Frame 1 (no input): blank canvas, image omitted
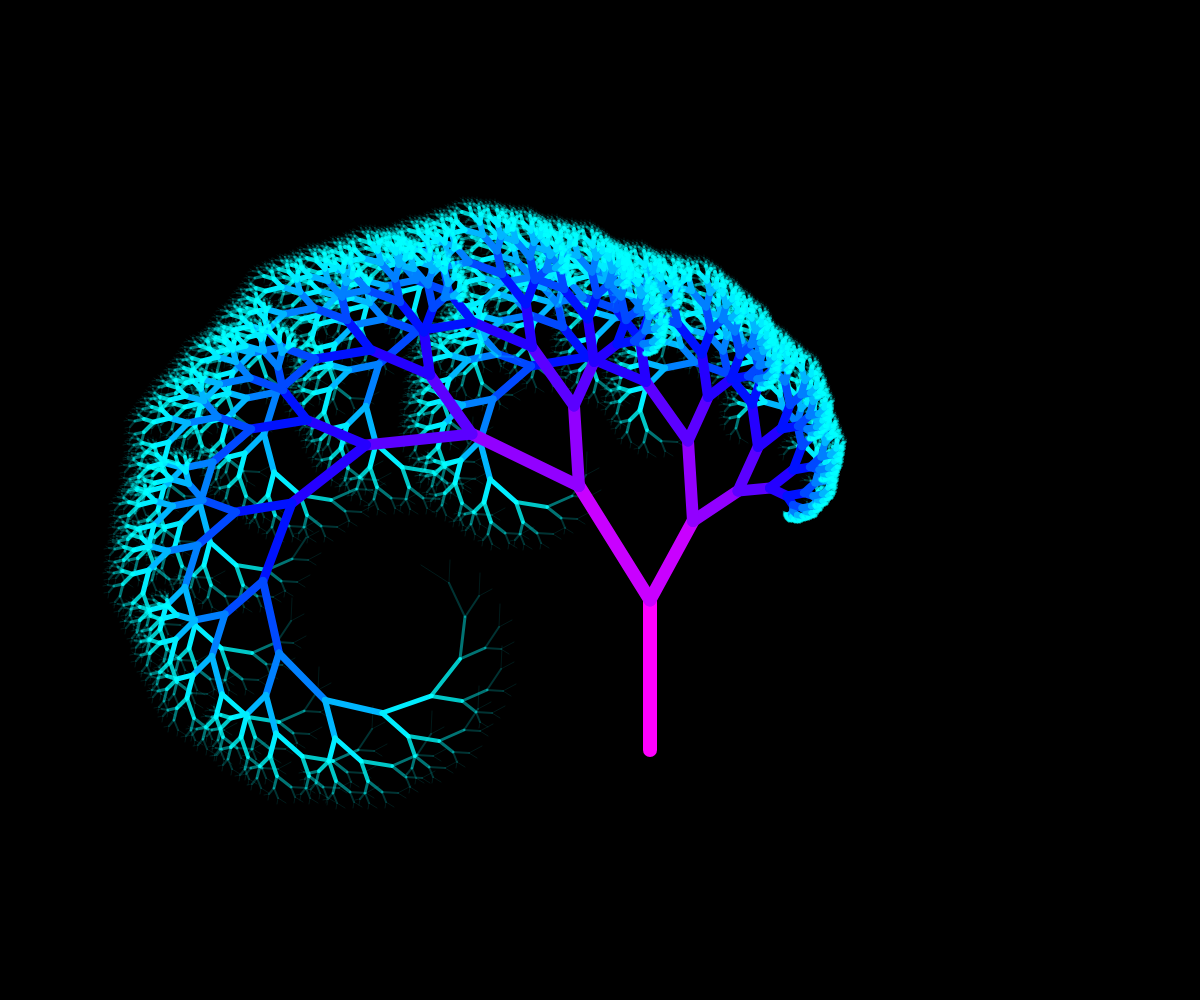
Frame 60 (no input)
Frame 120 (the mouse pressed at the canvas centre since frame 60): identical to frame 60, image omitted

The p5.js sketch that drew this single still picture (run headless with seeded random() and noise() and a simulated clock; from frame 60 on, the mouse is pressed at the canvas centre):

// p5.js sketch
// ── sketch.js
let initLen = 0;

let COLORS = []

let r_angle = 0.0;
const R_ANGLE = 0.5;

let l_angle = 0.0;
const L_ANGLE = 0.56;

let r_len_scale = 0.47;
const R_LEN_SCALE = 0.60;

let l_len_scale = 0.74;
const L_LEN_SCALE = 0.89;

// let MAX_REC_DEPTH = 16;
let MAX_REC_DEPTH = 14;

function setup() {
  let width_height = min(window.innerWidth, window.innerHeight)

  rootX = 0.65 * width_height;
  rootY = 0.75 * width_height;

  initLen = floor(width_height * 0.15);
  COLORS = [color(255, 0, 255), color(128, 0, 255), color(0, 0, 255), color(0, 128, 255), color(0, 255, 255), color(0, 255, 255, 60), color(0, 255, 255, 0)];

  createCanvas(window.innerWidth, window.innerHeight);
}

function draw() {
  background(0);

  // call recursive function
  recTree(rootX, rootY, PI * 3 / 2, initLen, 0, MAX_REC_DEPTH);

  // animation
  // r_len_scale += (r_len_scale < R_LEN_SCALE) ? 0.01 : 0.0;
  if (r_len_scale < R_LEN_SCALE) {
    r_len_scale += 0.01;
  }
  
  if (l_len_scale < L_LEN_SCALE) {
    l_len_scale += 0.01;
  }

  if (r_angle < R_ANGLE) {
    r_angle += 0.01;
  }

  if (l_angle < L_ANGLE) {
    l_angle += 0.01;
  }
}

// params:
// (int: x, int: y) = x y coords of vector origin
// float: angle = angle of vector
// length: length of vector
function recTree(x, y, angle, length, lvl, max) {
  // base case
  if (lvl >= max) {
    return;
  }

  let endX = floor(x + length * cos(angle));
  let endY = floor(y + length * sin(angle));

  // set color to gradient between colors
  stroke(lerpColors(COLORS, 1.0 * lvl / max));
  // stroke(lerpColor(COLORS[0], COLORS[1], 1.0 * lvl / max));
  // line width decreases with each step
  strokeWeight(max - lvl);
  line(x, y, endX, endY);

  // right branch
  recTree(endX, endY, angle + r_angle, length * r_len_scale, lvl + 1, max);
  // left branch
  recTree(endX, endY, angle - l_angle, length * l_len_scale, lvl + 1, max);
}
// ── color.js
function lerpColors(colors, amt) {
    // integer part: index in array
    // decimal part: 0 <= scale < 1
    // console.log("amt: " + amt);
    n = (colors.length - 1) * amt;
    // console.log("n: " + n);
    index = floor(n);
    scale = n - index;
    // console.log(scale);
    
    if (colors.length < 1) {
        // invalid colors array
        throw Error("input array of at least one color")
    } else if (amt == 0.0 || index + 1 >= colors.length) {
        return colors[0];
    } else {
        let c1 = colors[index];
        let c2 = colors[index + 1];

        // console.log(index);
        // console.log(c1);
        return lerpColor(c1, c2, scale);
    }
}
